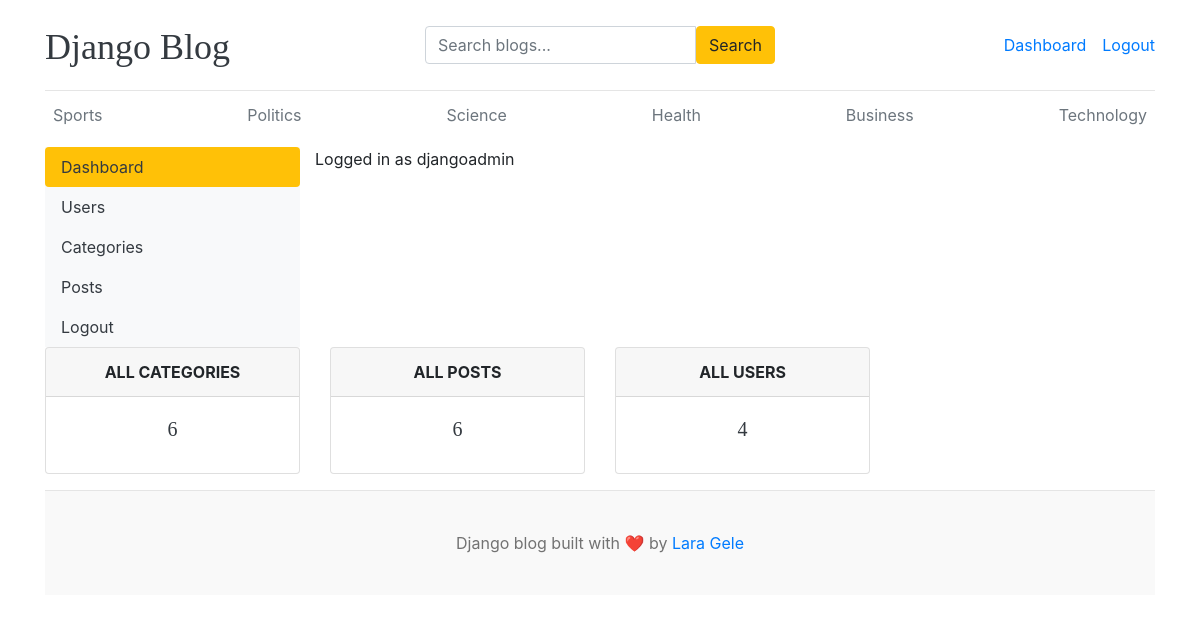
The page /dashboard/ (signed in) on the database its author committed.
### blogs/models.py (models this page shows, shortened)
class Category(models.Model):
    category_name =models.CharField(max_length=50, unique=True)
    created_at = models.DateTimeField(auto_now_add=True)
    updated_at = models.DateTimeField(auto_now=True)
    class Meta:
        verbose_name_plural = "categories"

### dashboards/views.py (the view)
# urls.py: path('dashboard/', include('dashboards.urls')),
@login_required(login_url='login')
def dashboard(request):
    category_count = Category.objects.all().count()
    posts_count = Blog.objects.all().count()
    users_count = User.objects.all().count()
    context = {
        'category_count': category_count,
        'posts_count': posts_count,
        'users_count': users_count
    }
    return render(request, 'dashboard/dashboard.html', context)

### blogs/context_processors.py (called while the page is built)
def get_categories(request):
    categories = Category.objects.all()
    return dict(categories = categories)

def get_social_links(request):
    social_links = SocialLink.objects.all()
    return dict(social_links = social_links)

### templates/dashboard/dashboard.html
{% extends 'base.html' %}
{% block content %}
  <div class="row">
    {% include 'dashboard/sidebar.html' %}
    <span>Logged in as {{ user }}</span>
    <div class="col-md-9">
      <div class="row">
        <div class="col">
          <div class="card border-default mb-3">
            <div class="card-header text-center text-uppercase font-weight-bold">All Categories</div>
            <div class="card-body text-dark">
              <h5 class="card-title text-center">{{ category_count }}</h5>
            </div>
          </div>
        </div>
        <div class="col">
          <div class="card border-default mb-3">
            <div class="card-header text-center text-uppercase font-weight-bold">All Posts</div>
            <div class="card-body text-dark">
              <h5 class="card-title text-center">{{ posts_count }}</h5>
            </div>
          </div>
        </div>
        {% if perms.auth.view_user %}
          <div class="col">
            <div class="card border-default mb-3">
              <div class="card-header text-center text-uppercase font-weight-bold">All Users</div>
              <div class="card-body text-dark">
                <h5 class="card-title text-center">{{ users_count }}</h5>
              </div>
            </div>
          </div>
        {% endif %}
      </div>
    </div>
  </div>
{% endblock %}

### templates/base.html (shortened to what this page needs)
{% load static %}
<!DOCTYPE html>
<html lang="en">
<head>
    <link href="https://getbootstrap.com/docs/4.0/dist/css/bootstrap.min.css" rel="stylesheet">
    <link href="{% static 'css/blog.css' %}" rel="stylesheet">
    <link rel="stylesheet" href="https://cdnjs.cloudflare.com/ajax/libs/font-awesome/7.0.1/css/all.min.css">
</head>
<body>
    <div class="container">
      <header class="blog-header py-3">
        <div class="row flex-nowrap justify-content-between align-items-center">
          <div class="col-4 pt-1">
            <a class="blog-header-logo text-dark" href="/">Django Blog</a>
          </div>
          <div class="col-4 ">
            <form action="{% url 'search' %}" method="GET">
              <div class="input-group">
                <input class="form-control" placeholder="Search blogs..." type="text" name="keyword" value={{ keyword | default:""}}>
                <button class="btn btn-warning" type="submit">Search</button>
              </div>
            </form>
          </div>
          <div class="col-4 d-flex justify-content-end align-items-center">
            {% if not user.is_authenticated %}
            <a class="btn btn-sm btn-warning" href="{% url 'login' %}">Login</a> &nbsp;
            <a class="btn btn-sm btn-outline-secondary" href="{% url 'register' %}">Register</a>
            {% else %}
             <span> <a href="{% url 'dashboard' %}">Dashboard</a></span>
             <span><a href="{% url 'logout' %}">Logout</a></span>
            {% endif %}
          </div>
        </div>
      </header>
      <div class="nav-scroller py-1 mb-2">
        <nav class="nav d-flex justify-content-between">
          {% for category in categories%}
          <a class="p-2 text-muted" href="{% url 'posts_by_category' category.id %}">{{category.category_name}}</a>
          {% endfor %}
        </nav>
      </div>
{% block content %}
{% endblock %}
<footer class="blog-footer">
  <p>Django blog built with ❤️ by <a href="#">Lara Gele</a></p>
</footer>
</body>
</html>

### blog_main/static/css/blog.css (style rules this page uses)
.blog-header { border-bottom: 1px solid #e5e5e5; }
.blog-header-logo { font-family: "Playfair Display", Georgia, "Times New Roman", serif; font-size: 2.25rem; }
h1, h2, h3, h4, h5, h6 { font-family: "Playfair Display", Georgia, "Times New Roman", serif; }
.blog-footer { padding: 2.5rem 0; color: #727272; text-align: center; background-color: #f9f9f9; border-top: .05rem solid #e5e5e5; }
.blog-footer p:last-child { margin-bottom: 0; }

### rows shown on the page
Category: category_name "Sports"
Category: category_name "Politics"
Category: category_name "Science"
Category: category_name "Health"
Category: category_name "Business"
Category: category_name "Technology"

### other values the page prints
{{ user }} "djangoadmin"
{{ category_count }} "6"
{{ posts_count }} "6"
{{ users_count }} "4"
